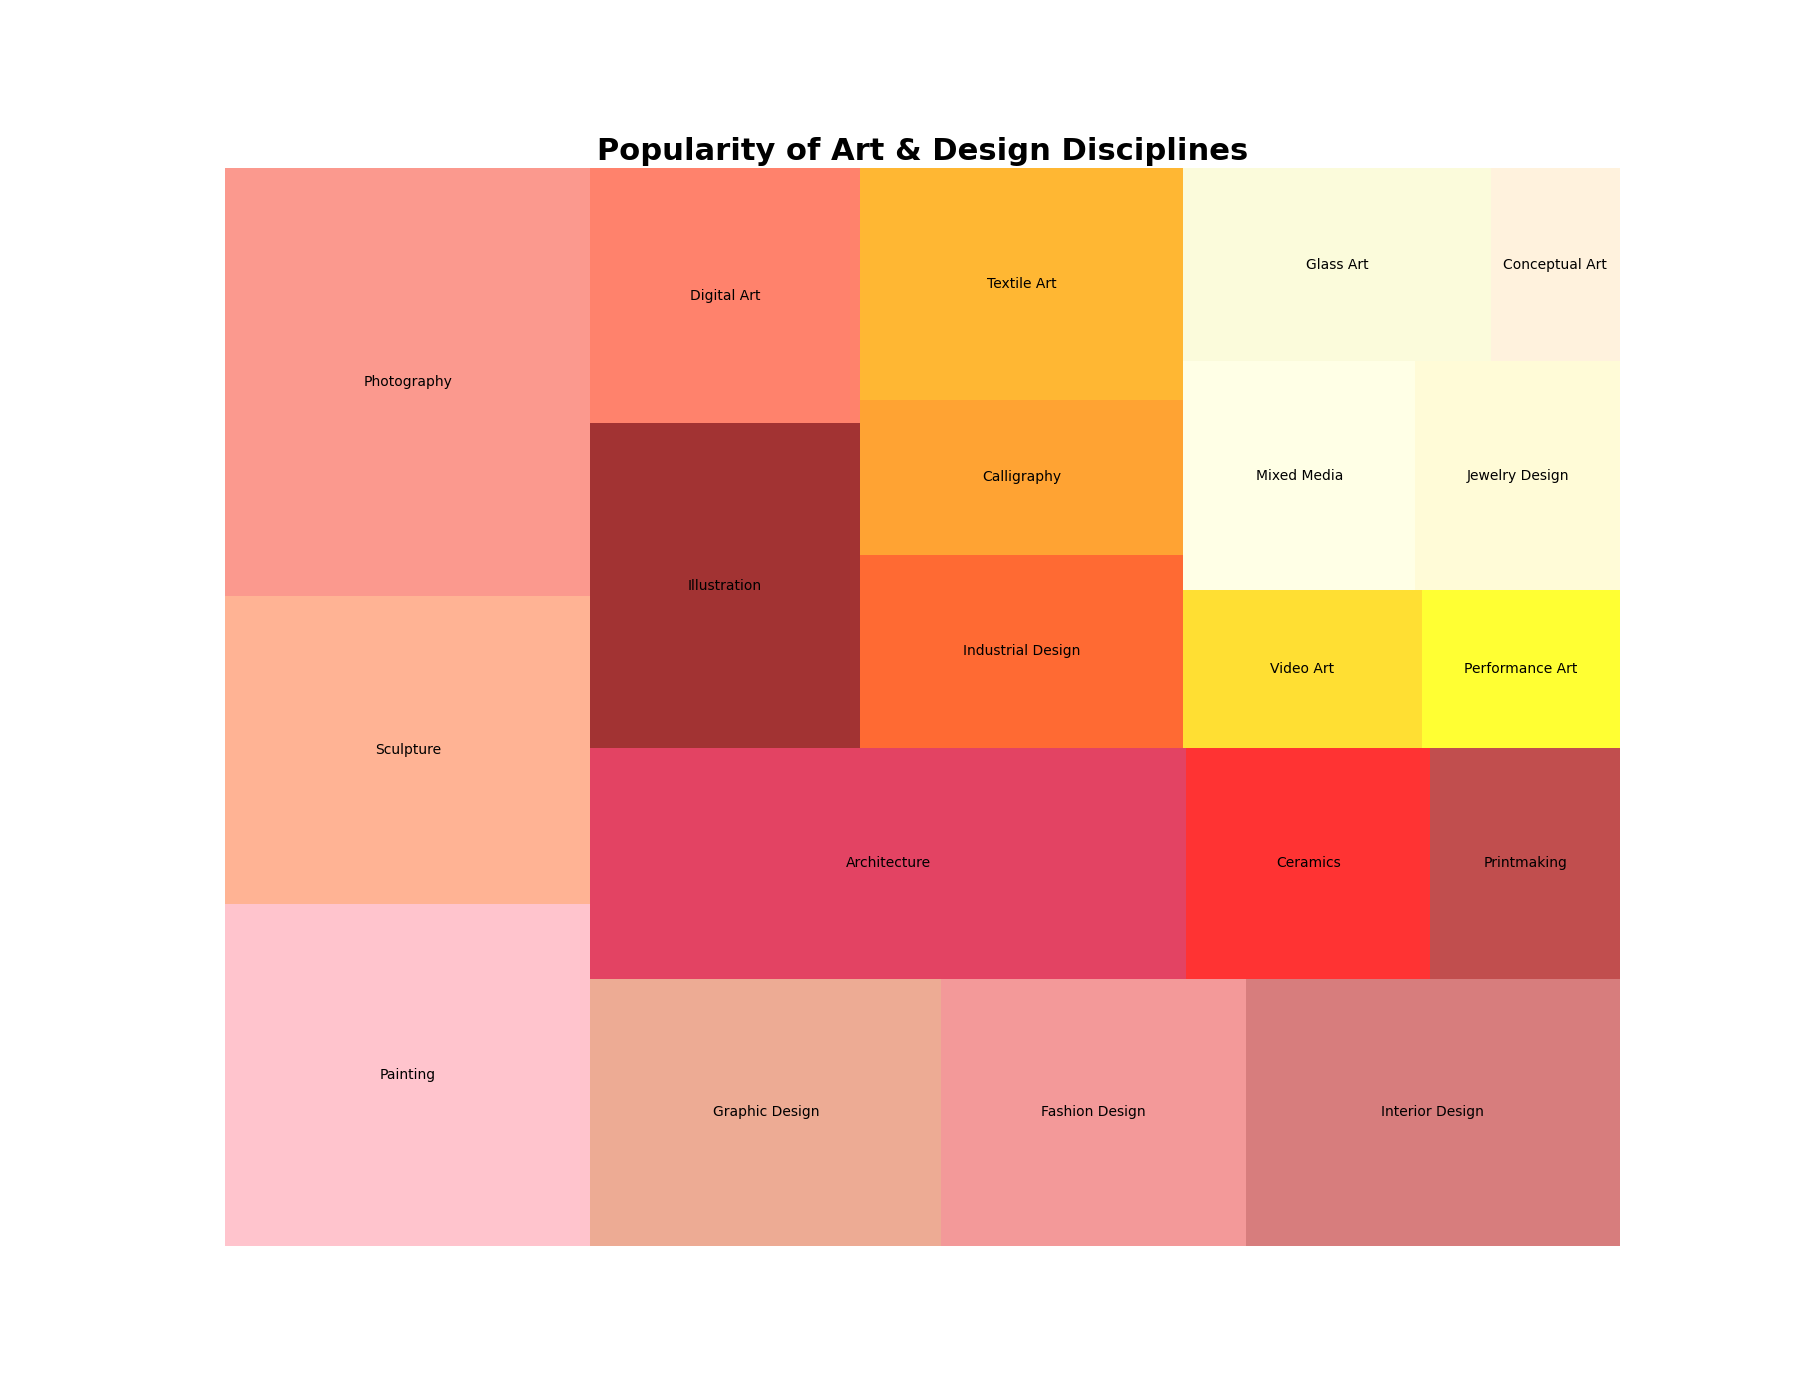

Generate this figure with Python:

import matplotlib.pyplot as plt
import squarify

# Dataset
categories = [
    'Painting', 'Sculpture', 'Photography', 'Graphic Design', 'Fashion Design', 
    'Interior Design', 'Architecture', 'Ceramics', 'Printmaking', 'Illustration', 
    'Digital Art', 'Industrial Design', 'Calligraphy', 'Textile Art', 'Video Art', 
    'Performance Art', 'Mixed Media', 'Jewelry Design', 'Glass Art', 'Conceptual Art'
]
counts = [
    200, 180, 250, 150, 130, 160, 220, 90, 70, 140, 
    110, 100, 80, 120, 60, 50, 85, 75, 95, 40
]

# Color Scheme
colors = [
    '#FFB6C1', '#FFA07A', '#FA8072', '#E9967A', '#F08080', 
    '#CD5C5C', '#DC143C', '#FF0000', '#B22222', '#8B0000', 
    '#FF6347', '#FF4500', '#FF8C00', '#FFA500', '#FFD700', 
    '#FFFF00', '#FFFFE0', '#FFFACD', '#FAFAD2', '#FFEFD5'
]

plt.figure(figsize=(18, 14))

# Creating the treemap
squarify.plot(sizes=counts, label=categories, color=colors, alpha=0.8)

# Adding a title
plt.title('Popularity of Art & Design Disciplines', fontsize=22, weight='bold')

# Removing the axes
plt.axis('off')

# Display the plot
plt.show()
